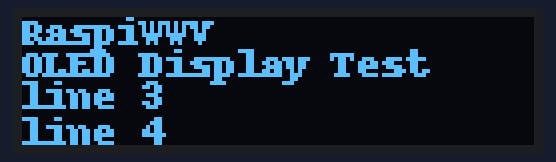
Bench run of a program on a simulated Raspberry Pi (BCM pin numbers). On the bench: 128×32 one-colour display. The clock reads 2024-03-15 10:24:30 at power-on unless the program sets it. At 0.1 s the program stops and its outputs stay as they are.

Above: at 0.2 s.

The program:

testOLED.py
```python
# (licence header left out)
import time
import datetime
import subprocess

import Adafruit_GPIO.SPI as SPI
import Adafruit_SSD1306

from PIL import Image
from PIL import ImageDraw
from PIL import ImageFont

# Raspberry Pi pin configuration:
RST = None     # on the PiOLED this pin isnt used

# 128x32 display with hardware I2C:
disp = Adafruit_SSD1306.SSD1306_128_32(rst=RST)

# Initialize library.
disp.begin()

# Clear display.
disp.clear()
disp.display()

# Create blank image for drawing.
# Make sure to create image with mode '1' for 1-bit color.
width = disp.width
height = disp.height
image = Image.new('1', (width, height))

# Get drawing object to draw on image.
draw = ImageDraw.Draw(image)

# Screen layout constants
pad = -2
top = pad
bottom = height-pad
x = 0
y = 0

# Load default font.
font = ImageFont.load_default()

cur_date = datetime.datetime.now().strftime('%Y-%m-%d')
cur_time = datetime.datetime.now().strftime('%H:%M:%S')

# Display start message
LINE1 = "RaspiWWV"
LINE2 = "OLED Display Test"
LINE3 = "line 3"
LINE4 = "line 4"
draw.text((x, top),       LINE1,  font=font, fill=255)
draw.text((x, top+8),     LINE2, font=font, fill=255)
draw.text((x, top+16),     LINE3, font=font, fill=255)
draw.text((x, top+25),     LINE4, font=font, fill=255)
disp.image(image)
disp.display()
```
